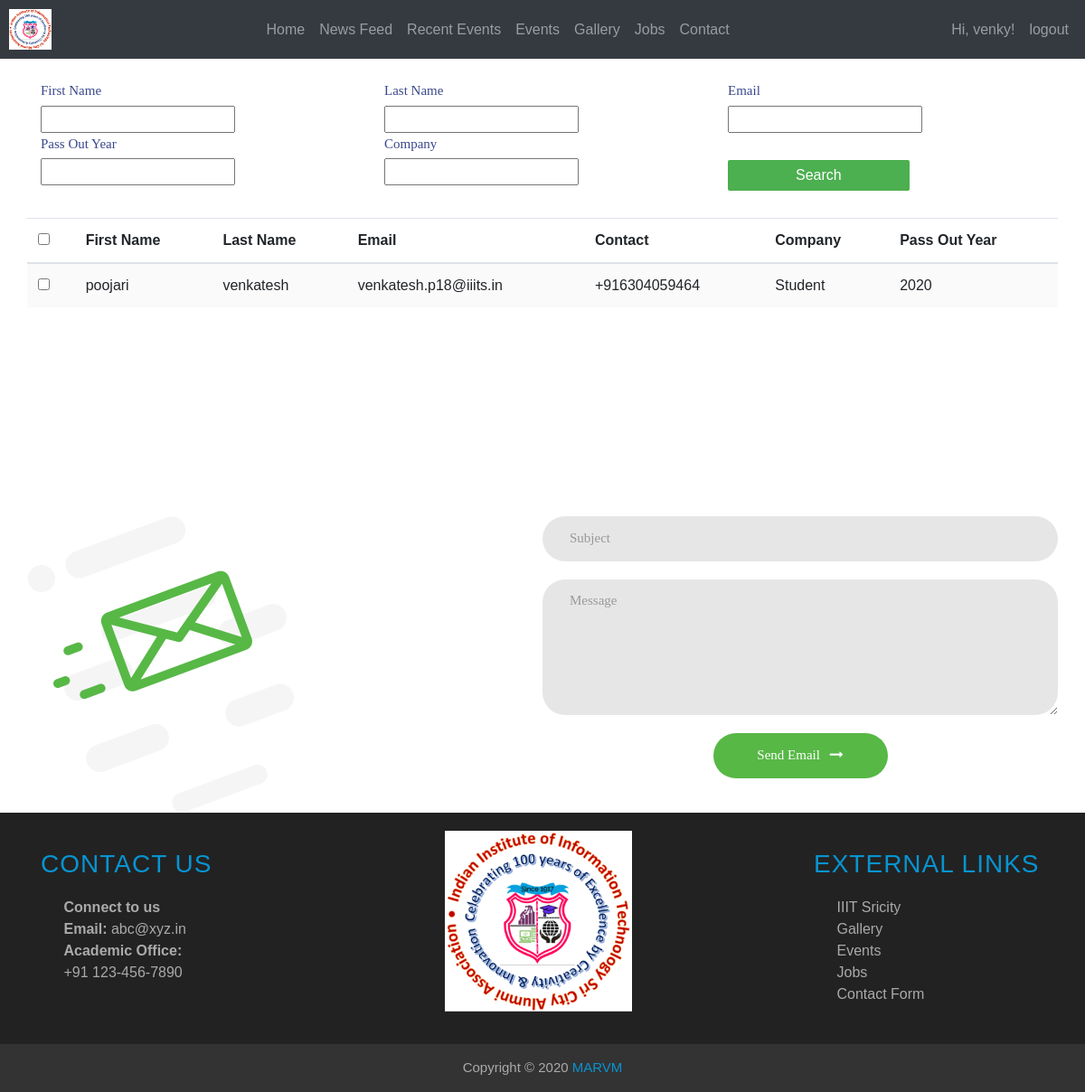
Screenshot of /search/ (signed in) with the database file from the repository.
### accounts/models.py (models this page shows)
class User(AbstractUser):
    phone_number = models.CharField(
        max_length=15,
        blank = False,
        default="",
        validators=[
            RegexValidator(
                regex='^([+][0-9]{1,4}[6-9][0-9]{9})$',
                message='mobile number should be in the format "+999999999" ',
                code='invalid_phone_number'
            ),
        ]
    )
    email_confirmed = models.BooleanField(default=False)
    conditions = models.BooleanField(default=False)
    avatar = models.ImageField(upload_to=update_filename,blank = True)
    linkedin_url = models.URLField(blank = True)
    github_url = models.URLField(blank = True)
    webpage_url = models.URLField(blank = True)
    passout_year = models.CharField(max_length=4,blank=True)
    company = models.CharField(max_length=100,blank = True)
    summary = models.CharField(max_length=100,blank = True)
    place = models.CharField(max_length = 100,blank = True)

### accounts/views.py (the view, shortened to what this page needs)
# urls.py: path('search/',views.SearchPage,name='searchpage'),
@cache_control(no_cache=True, must_revalidate=True, no_store=True)
@login_required
def SearchPage(request):
    get_user = User.objects.filter(is_staff=False)
    myFilter = UserFilter(request.GET,queryset=get_user)
    context = {
       "get_user": get_user,
       "myFilter": myFilter,
        "user" : request.user
    }
    return render(request, 'search_mail.html', context)

### templates/search_mail.html (shortened to what this page needs)
{% extends "base.html" %}
{% load static %}
{% block content %}
    <link href="{% static 'searchpage/css/style_new12.css' %}" rel="stylesheet" type="text/css">
	<link rel="stylesheet" type="text/css" href="{% static 'searchpage/css/main1.css' %}">
<body>
    {% if request.user.is_superuser %}
        <div class="container" style="margin-top: 30px;">
                <form method="GET" class="search">
                    <div class="row catBox">
                    <div class="col-md-4">
                        <div class="labelBox">
                            <label>First Name</label>
                        </div>
                        <div class="short-by-box">
                                {{myFilter.form.first_name}}
                        </div>
                    </div>
                    <div class="col-md-4">
                        <div class="labelBox">
                            <label>Last Name</label>
                        </div>
                        <div class="short-by-box">
                                {{myFilter.form.last_name}}
                        </div>
                    </div>
                    <div class="col-md-4">
                        <div class="labelBox">
                            <label>Email</label>
                        </div>
                        <div class="short-by-box">
                                {{myFilter.form.email}}
                        </div>
                    </div>
                    <div class="col-md-4">
                        <div class="labelBox">
                            <label>Pass Out Year</label>
                        </div>
                        <div class="short-by-box">
                                {{myFilter.form.passout_year}}
                        </div>
                    </div>
                    <div class="col-md-4">
                        <div class="labelBox">
                            <label>Company</label>
                        </div>
                        <div class="short-by-box">
                                {{myFilter.form.company}}
                        </div>
                    </div>
                    <button value="Submit" name="search" style="background-color: #4CAF50; border: none; color: white; padding: 5px 75px; border-radius: 2px; text-decoration: none; margin-left: 15px; margin-top: 30px; cursor: pointer;"  type="submit">Search</button>
                    </div>
                </form>
        </div>
<div class="mailclass">
    <form method="GET" class=" validate-form">
    <div class="container" style="margin: auto;">
	<div class="row">
        <div class="col-md-12">
        <div class="table-responsive">
              <table id="mytable" class="table table-bordred table-striped">
                    <thead>
                    <th><input type="checkbox" id="checkall" /></th>
                    <th>First Name</th>
                    <th>Last Name</th>
                    <th>Email</th>
                    <th>Contact</th>
                    <th>Company</th>
                    <th>Pass Out Year</th>
                    </thead>
    <tbody>
    {% for myuser in myFilter.qs %}
    <tr>
    <td><input type="checkbox" name="{{ myuser.email }}" class="checkthis" /></td>
    <td>{{myuser.first_name}}</td>
    <td>{{myuser.last_name}}</td>
    <td>{{myuser.email}}</td>
    <td>{{myuser.phone_number}}</td>
    <td>{{myuser.company}}</td>
    <td>{{myuser.passout_year}}</td>
    </tr>
    {% endfor %}
    </tbody>
</table>
            </div>
        </div>
        </div>
    </div>
    <div class="container" style="margin: auto; margin-top: 30px;" >
        <div class="row">
            <div class="col-md-6">
        <div class="contact1-pic js-tilt" data-tilt>
            <img src="{% static 'searchpage/images/img-01.png' %}" alt="IMG">
        </div>
            </div>
            <div class="col-md-6">
        <div class="wrap-input1 validate-input" data-validate = "Subject is required">
            <input class="input1" type="text" name="subject" placeholder="Subject">
            <span class="shadow-input1"></span>
        </div>
        <div class="wrap-input1 validate-input" data-validate = "Message is required">
            <textarea class="input1" name="message" placeholder="Message"></textarea>
            <span class="shadow-input1"></span>
        </div>
        <div class="container-contact1-form-btn">
            <button name="sendMail" class="contact1-form-btn">
                <span>
                    Send Email
                    <i class="fa fa-long-arrow-right" aria-hidden="true"></i>
                </span>
            </button>
        </div>
            </div>
        </div>
        </div>
</form>
</div>
{% endif %}
</body>
{% endblock content %}

### templates/base.html (shortened to what this page needs)
<!DOCTYPE html> {% load static %}
<html lang="en">
<head>
    <link rel="stylesheet" href="https://cdnjs.cloudflare.com/ajax/libs/font-awesome/4.7.0/css/font-awesome.min.css">
    <link rel="stylesheet" href="https://maxcdn.bootstrapcdn.com/bootstrap/4.4.1/css/bootstrap.min.css">
    <link rel="stylesheet" href="https://unpkg.com/aos@2.3.0/dist/aos.css">
    <link rel="stylesheet" href="https://cdnjs.cloudflare.com/ajax/libs/font-awesome/4.7.0/css/font-awesome.min.css">
</head>
<body>
    <nav id="func_navbar" class="navbar-custom navbar navbar-expand-md navbar-dark bg-dark fixed-top" style="padding: 10px;">
        <a id="func_logo" class="nav-brand abs" href="{% url 'home' %}"><img src="{% static '/img/iiits/iiitslogo.png' %}" style="width:47px;"></a>
        <div class="collapse navbar-collapse" id="navbarNavDropdown">
            <ul class="navbar-nav mx-auto">
                <li class="nav-item">
                    <a class="nav-link" href="{% url 'home' %}#">Home</a>
                </li>
                <li class="nav-item">
                    <a class="nav-link" href="{% url 'home' %}#news_feed">News Feed</a>
                </li>
                <li class="nav-item">
                    <a class="nav-link" href="{% url 'home' %}#recent_events">Recent Events</a>
                </li>
                <li class="nav-item">
                    <a class="nav-link" href="{% url 'events' %}">Events</a>
                </li>
                <li class="nav-item">
                    <a class="nav-link" href="{% url 'gallery' %}">Gallery</a>
                </li>
                <li class="nav-item">
                    <a class="nav-link" href="{% url 'jobs' %}">Jobs</a>
                </li>
                <li class="nav-item">
                    <a class="nav-link" href="{% url 'contactform' %}">Contact</a>
                </li>
            </ul>
            <ul class="navbar-nav">
                {% if user.is_authenticated %}
                    {% if user.is_staff %}
                        <li class="nav-item"><a class="nav-link" href="{% url 'profile_page' username=user.username %}">Hi, {{ user.username }}!</a></li>
                    {% else %}
                        <li class="nav-item"><a class="nav-link" href="{% url 'profile_page' username=user.username %}">Hi, {{ user.last_name }}!</a></li>
                    {% endif %}
                    <li class="nav-item"><a class="nav-link" href="{% url 'logout' %}?next={{ request.path }}">logout</a></li>
                {% else %}
                    <li class="nav-item"><a class="nav-link" href="{% url 'register' %}">Register</a></li>
                    <li class="nav-item"><a class="nav-link" href="{% url 'login' %}?next={{ request.path }}">login</a></li>
                {% endif %}
            </ul>
        </div>
    </nav>
    <div class="container-fluid py-4"></div>
    {% block content %}
    {% endblock %}
    <footer>
        <div class="container">
            <div class="row">
                <div class="col-lg-3 col-md-6">
                <h3>Contact Us</h3>
                <ul class="list-unstyled three-column" style="padding-left:10%;">
                    <b>Connect to us</b><br>
                    <b>Email:</b>
                    <a href="">abc@xyz.in</a>
                    <br>
                    <b>Academic Office:</b><br>
                    <a href="tel:+91 123-456-7890">+91 123-456-7890</a>
                </ul>
                </div>
                <div class="col-lg-6 col-md-6">
                <ul class="list-unstyled three-column">
                    <img class="custom-img" style="height:200px" src="{% static '/img/iiits/iiitslogo.png' %}">
                </ul>
                </div>
                <div class="col-lg-3 col-md-6">
                <h3>External links</h3>
                <ul class="list-unstyled three-column" style="padding-left:10%;">
                    <a href="{% url 'home' %}#"> IIIT Sricity</a><br>
                    <a href="{% url 'gallery' %}">Gallery</a><br>
                    <a href="{% url 'events' %}">Events</a><br>
                    <a href="{% url 'jobs' %}">Jobs </a><br>
                    <a href="{% url 'contactform' %}">Contact Form</a><br>
                </ul>
                </div>
            </div>
        </div>
        <div class="copyright text-center">
            Copyright &copy; 2020 <span>MARVM</span>
        </div>
    </footer>
</body>
</html>

### alumnisite/static/searchpage/css/main1.css (style rules this page uses)
.mailclass * { margin: 0px; padding: 0px; box-sizing: border-box; }
.mailclass h1,h2,h3,h4,h5,h6 { margin: 0px; }
.mailclass input { outline: none; border: none; }
.mailclass textarea { outline: none; border: none; }
.mailclass button { outline: none !important; border: none; background: transparent; }
.mailclass .contact1-pic { width: 296px; }
.mailclass .contact1-pic img { max-width: 100%; }
.mailclass input.input1 { height: 50px; border-radius: 25px; padding: 0 30px; }
.mailclass input.input1 + .shadow-input1 { border-radius: 25px; }
.mailclass textarea.input1 { min-height: 150px; border-radius: 25px; padding: 12px 30px; }
.mailclass textarea.input1 + .shadow-input1 { border-radius: 25px; }
.mailclass .wrap-input1 { position: relative; width: 100%; z-index: 1; margin-bottom: 20px; }
.mailclass .input1 { display: block; width: 100%; background: #e6e6e6; font-family: Montserrat-Bold; font-size: 15px; line-height: 1.5; color: #666666; }
.mailclass .shadow-input1 { content: ''; display: block; position: absolute; bottom: 0; left: 0; z-index: -1; width: 100%; height: 100%; box-shadow: 0px 0px 0px 0px; color: rgba(87,184,70, 0.5); }
.mailclass .container-contact1-form-btn { display: -webkit-box; display: -webkit-flex; display: -moz-box; display: -ms-flexbox; display: flex; flex-wrap: wrap; justify-content: center; }
.mailclass .contact1-form-btn { min-width: 193px; height: 50px; border-radius: 25px; background: #57b846; font-family: Montserrat-Bold; font-size: 15px; line-height: 1.5; color: #fff; display: -webkit-box; display: -webkit-flex; display: -moz-box; display: -ms-flexbox; display: flex; justify-content: center; align-items: center; padding: 0 25px; -webkit-transition: all 0.4s; -o-transition: all 0.4s; -moz-transition: all 0.4s; transition: all 0.4s; }
.mailclass .contact1-form-btn i { margin-left: 7px; -webkit-transition: all 0.4s; -o-transition: all 0.4s; -moz-transition: all 0.4s; transition: all 0.4s; }
.mailclass .validate-input { position: relative; }

### templates/base.html (style rules this page uses)
body { margin: 0; font-family: Arial, Helvetica, sans-serif; overflow-x:hidden; }
.navbar { width: 100%; }
footer { background: #222; color: #aaa; padding-top: 10px; }
footer a { color: #aaa; }
footer h3 { color: #0894d1; letter-spacing: 1px; margin: 30px 0 20px; }
footer .three-column { overflow: hidden; }
footer .copyright { padding: 15px 0; background: #333; margin-top: 20px; font-size: 15px; }
footer .copyright span { color: #0894d1; }
.custom-img { padding-left:13%; }
@media (min-width: 768px) { .custom-img { padding-left:30%; margin-top:2%; } }

### rows the page displays
User: username "venky"
User: first_name "poojari", last_name "venkatesh", email "venkatesh.p18@iiits.in", phone_number "+916304059464", company "Student", passout_year "2020"
